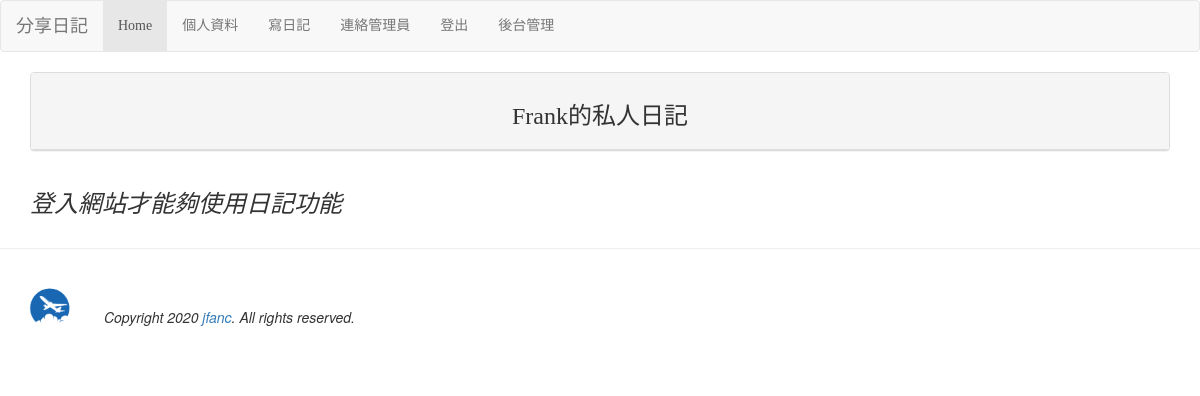
The page / (signed in) on the database as committed earlier.
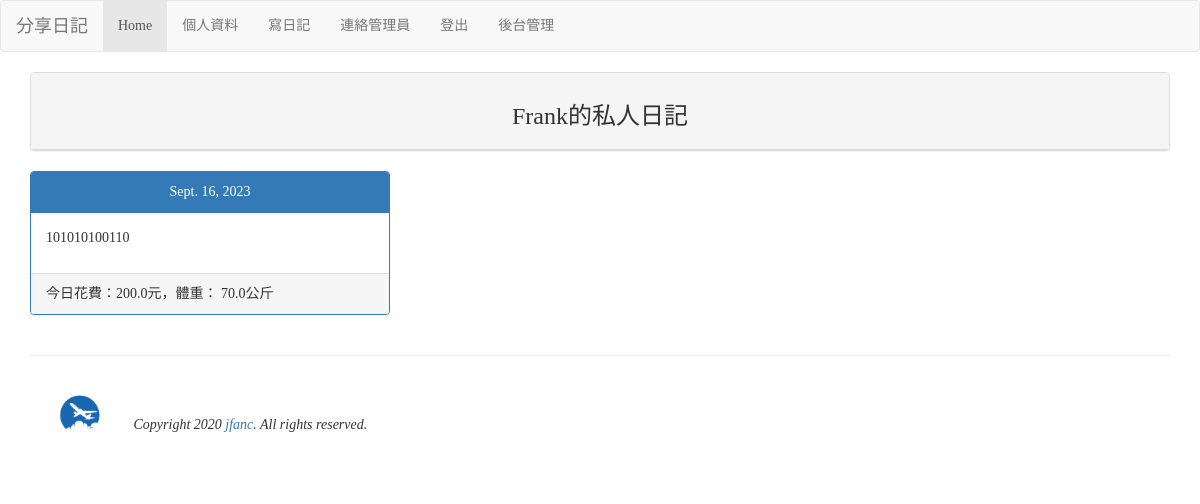
The same page on the database as committed later.
### mysite/models.py (models this page shows, shortened)
class Diary(models.Model):
    user = models.ForeignKey(User, on_delete=models.CASCADE)
    budget = models.FloatField(default=0)
    weight = models.FloatField(default=0)
    note = models.TextField()
    ddate = models.DateField()

### mysite/views.py (the view)
# urls.py: path('', views.index),
def index(request, pid=None, del_pass=None):
    if request.user.is_authenticated:
        username = request.user.username
        try:
            user = models.User.objects.get(username=username)
            diaries = models.Diary.objects.filter(user=user).order_by('-ddate')
        except:
            pass
    messages.get_messages(request)
    return render(request, 'index.html', locals())

### mysite/templates/index.html (shortened to what this page needs)
{% extends "base.html" %}
{% block content %}
<div class='container'>
<div class='row'>
    <div class='col-md-12'>
        <div class='panel panel-default'>
            <div class='panel-heading' align=center>
                <h3>{{ username | default:"我"}}的私人日記</h3>
            </div>
        </div>
    </div>
</div>
    {% for diary in diaries %}
    {% cycle "<div class='row'>" "" "" %}
        <div class='col-md-4'>
            <div class='panel panel-primary'>
                <div class='panel-heading' align=center>
                    {{ diary.ddate }}
                </div>
                <div class='panel-body'>
                    {{ diary.note | linebreaks }}
                </div>
                <div class='panel-footer'>
                    今日花費：{{ diary.budget }}元，體重：
                    {{ diary.weight }}公斤
                </div>
            </div>
        </div>
    {% empty %}
<h3><em>登入網站才能夠使用日記功能</em></h3>
    {% endfor %}
</div>
{% endblock %}

### mysite/templates/base.html (shortened to what this page needs)
<!DOCTYPE html>
<html>
<head>
    <link rel="stylesheet" href="https://maxcdn.bootstrapcdn.com/bootstrap/3.3.6/css/bootstrap.min.css"
>
    <link rel="stylesheet" href="https://maxcdn.bootstrapcdn.com/bootstrap/3.3.6/css/bootstraptheme.
min.css" integrity="sha384-
fLW2N01lMqjakBkx3l/M9EahuwpSfeNvV63J5ezn3uZzapT0u7EYsXMjQV+0En5r">
</head>
<body>
    {% include "header.html" %}
    {% block content %}{% endblock %}
    {% include "footer.html" %}
</body>
</html>

### mysite/templates/header.html
<nav class='navbar navbar-default'>
    <div class='container-fluid'>
        <div class='navbar-header'>
            <div class='navbar-brand' align=center>
                分享日記
            </div>
        </div>
        <ul class='nav navbar-nav'>
            <li class='active'><a href='/'>Home</a></li>
            {% if username %}
            <li><a href='/userinfo'>個人資料</a></li>
            <li><a href='/post'>寫日記</a></li>
            <li><a href='/contact'>連絡管理員</a></li>
            <li><a href='/logout'>登出</a></li>
            {% else %}
            <li><a href='/login'>登入</a></li>
            {% endif %}
            <li><a href='/admin'>後台管理</a></li>
        </ul>
    </div>
</nav>

### mysite/templates/footer.html
<hr>
{% load static %}
<img src="{% static "images/logo.png" %}" width=100>
<em>Copyright 2020 <a href='http://homepage.ntu.edu.tw/~jfanc/'>jfanc</a>. All
    rights reserved.</em>

### mysite/templates/base.html (style rules this page uses)
h1, h2, h3, h4, h5, p, div { font-family: 微軟正黑體; }

Rows that differ between the two databases and show on the page:
added Diary: ddate "Sept. 16, 2023", note "101010100110", budget "200.0", weight "70.0"
Other text that changed with them:
text no longer shown: "登入網站才能夠使用日記功能"
